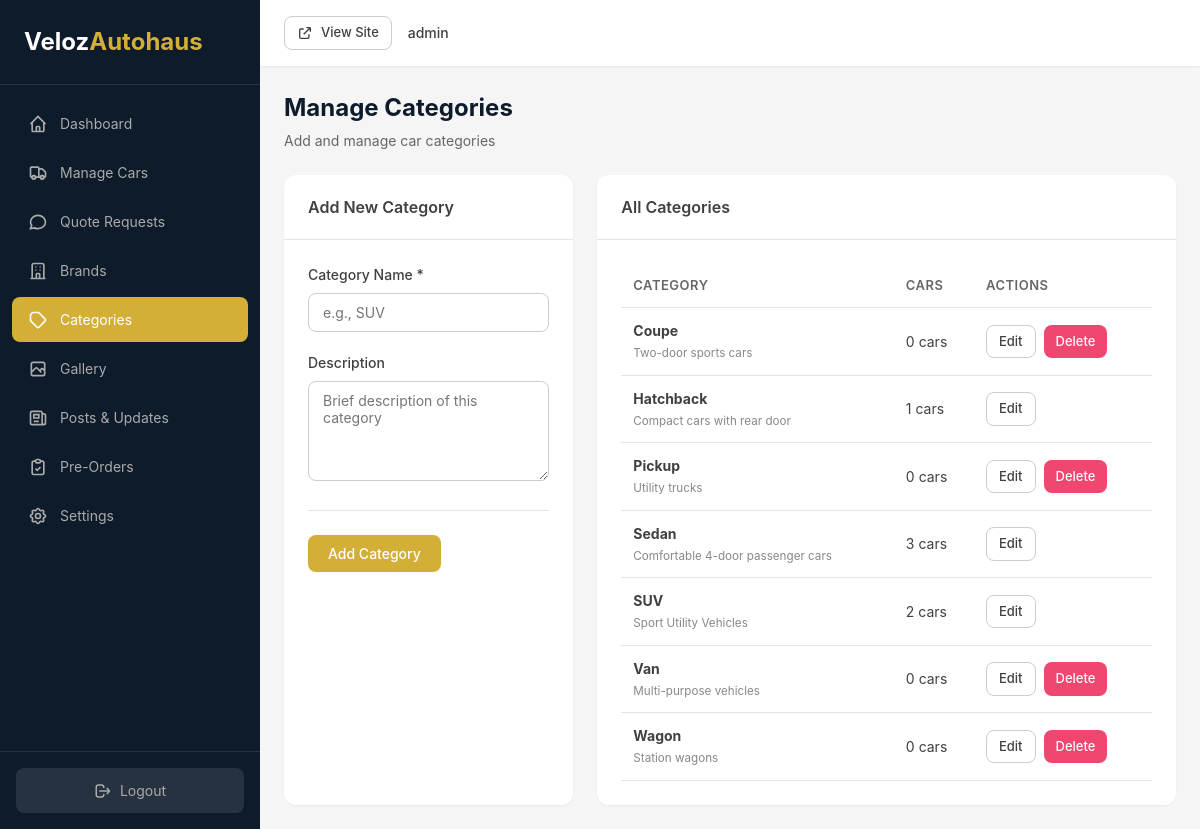
The app's page /admin/categories.php (signed in) with its own data.
### tables this page shows
CREATE TABLE IF NOT EXISTS car_categories (
    id INT AUTO_INCREMENT PRIMARY KEY,
    name VARCHAR(100) NOT NULL,
    description TEXT,
    created_at TIMESTAMP DEFAULT CURRENT_TIMESTAMP
);

### admin/categories.php (the view, shortened to what this page needs)
<?php
$conn = getDBConnection();
$categories = $conn->query("
    SELECT cc.*, COUNT(c.id) as car_count
    FROM car_categories cc
    LEFT JOIN cars c ON cc.id = c.category_id
    GROUP BY cc.id
    ORDER BY cc.name
");
$editCategory = null;
?>
<!DOCTYPE html>
<html lang="en">
<head>
    <link rel="stylesheet" href="../assets/css/admin.css">
</head>
<body>
    <div class="admin-wrapper">
        <?php include 'includes/sidebar.php'; ?>
        <main class="admin-main">
            <?php include 'includes/header.php'; ?>
            <div class="admin-content">
                <div class="page-header">
                    <div>
                        <h1>Manage Categories</h1>
                        <p>Add and manage car categories</p>
                    </div>
                </div>
                <div class="content-grid">
                    <div class="card">
                        <div class="card-header">
                            <h2><?php echo $editCategory ? 'Edit Category' : 'Add New Category'; ?></h2>
                        </div>
                        <div class="card-body">
                            <form method="POST">
                                <div class="form-group">
                                    <label for="name">Category Name *</label>
                                    <input type="text" name="name" id="name" required value="<?php echo $editCategory ? htmlspecialchars($editCategory['name']) : ''; ?>" placeholder="e.g., SUV">
                                </div>
                                <div class="form-group">
                                    <label for="description">Description</label>
                                    <textarea name="description" id="description" rows="3" placeholder="Brief description of this category"><?php echo $editCategory ? htmlspecialchars($editCategory['description']) : ''; ?></textarea>
                                </div>
                                <div class="form-actions">
                                    <button type="submit" class="btn btn-primary"><?php echo $editCategory ? 'Update' : 'Add'; ?> Category</button>
                                </div>
                            </form>
                        </div>
                    </div>
                    <div class="card">
                        <div class="card-header">
                            <h2>All Categories</h2>
                        </div>
                        <div class="card-body">
                            <?php if ($categories->num_rows > 0): ?>
                                <table class="table">
                                    <thead>
                                        <tr>
                                            <th>Category</th>
                                            <th>Cars</th>
                                            <th>Actions</th>
                                        </tr>
                                    </thead>
                                    <tbody>
                                        <?php while ($category = $categories->fetch_assoc()): ?>
                                            <tr>
                                                <td>
                                                    <strong><?php echo htmlspecialchars($category['name']); ?></strong>
                                                    <?php if ($category['description']): ?>
                                                        <br><small class="text-muted"><?php echo htmlspecialchars($category['description']); ?></small>
                                                    <?php endif; ?>
                                                </td>
                                                <td><?php echo $category['car_count']; ?> cars</td>
                                                <td>
                                                    <div class="action-buttons">
                                                        <a href="?edit=<?php echo $category['id']; ?>" class="btn btn-sm btn-outline">Edit</a>
                                                        <?php if ($category['car_count'] == 0): ?>
                                                            <a href="?delete=<?php echo $category['id']; ?>" class="btn btn-sm btn-danger" onclick="return confirm('Delete this category?')">Delete</a>
                                                        <?php endif; ?>
                                                    </div>
                                                </td>
                                            </tr>
                                        <?php endwhile; ?>
                                    </tbody>
                                </table>
                            <?php else: ?>
                                <p class="text-muted">No categories added yet.</p>
                            <?php endif; ?>
                        </div>
                    </div>
                </div>
            </div>
        </main>
    </div>
</body>
</html>

### assets/css/admin.css (style rules this page uses)
:root { --primary: #d4af37; --primary-dark: #b8960c; --secondary: #1d3557; --dark: #0d1b2a; --gray-900: #1a1a2e; --gray-800: #2d2d44; --gray-700: #404040; --gray-600: #666666; --gray-500: #888888; --gray-400: #aaaaaa; --gray-300: #cccccc; --gray-200: #e5e5e5; --gray-100: #f5f5f5; --white: #ffffff; --success: #06d6a0; --warning: #ffd166; --danger: #ef476f; --info: #118ab2; --font-primary: 'Inter', -apple-system, BlinkMacSystemFont, sans-serif; --shadow-sm: 0 1px 2px rgba(0,0,0,0.05); --shadow: 0 4px 6px rgba(0,0,0,0.1); --shadow-md: 0 6px 12px rgba(0,0,0,0.15); --radius: 8px; --radius-lg: 12px; --transition: all 0.3s ease; --sidebar-width: 260px; }
*, *::before, *::after { box-sizing: border-box; margin: 0; padding: 0; }
body { font-family: var(--font-primary); font-size: 14px; line-height: 1.5; color: var(--gray-700); background-color: var(--gray-100); }
a { color: inherit; text-decoration: none; }
.admin-wrapper { display: flex; min-height: 100vh; }
.admin-main { flex: 1; margin-left: var(--sidebar-width); min-width: 0; }
.admin-content { padding: 24px; }
.page-header { display: flex; justify-content: space-between; align-items: center; margin-bottom: 24px; }
.page-header h1 { font-size: 24px; font-weight: 700; color: var(--dark); margin-bottom: 4px; }
.page-header p { color: var(--gray-600); font-size: 14px; }
.btn { display: inline-flex; align-items: center; justify-content: center; gap: 8px; padding: 10px 20px; font-family: var(--font-primary); font-size: 14px; font-weight: 500; border: none; border-radius: var(--radius); cursor: pointer; transition: var(--transition); }
.btn-primary { background: var(--primary); color: var(--white); }
.btn-outline { background: transparent; color: var(--gray-700); border: 1px solid var(--gray-300); }
.btn-danger { background: var(--danger); color: var(--white); }
.btn-sm { padding: 6px 12px; font-size: 13px; }
.card { background: var(--white); border-radius: var(--radius-lg); box-shadow: var(--shadow-sm); overflow: hidden; }
.card-header { padding: 20px 24px; border-bottom: 1px solid var(--gray-200); display: flex; justify-content: space-between; align-items: center; }
.card-header h2 { font-size: 16px; font-weight: 600; }
.card-body { padding: 24px; }
.table { width: 100%; border-collapse: collapse; }
.table th, .table td { padding: 12px; text-align: left; border-bottom: 1px solid var(--gray-200); }
.table th { font-weight: 600; color: var(--gray-600); font-size: 13px; text-transform: uppercase; letter-spacing: 0.5px; }
.action-buttons { display: flex; gap: 8px; }
.form-group { margin-bottom: 20px; }
.form-group label { display: block; font-size: 14px; font-weight: 500; margin-bottom: 8px; color: var(--gray-700); }
.form-group input, .form-group select, .form-group textarea { width: 100%; padding: 10px 14px; border: 1px solid var(--gray-300); border-radius: var(--radius); font-size: 14px; font-family: var(--font-primary); transition: var(--transition); }
.form-group textarea { resize: vertical; min-height: 100px; }
.form-actions { display: flex; gap: 12px; margin-top: 24px; padding-top: 24px; border-top: 1px solid var(--gray-200); }
.content-grid { display: grid; grid-template-columns: 1fr 2fr; gap: 24px; }
.text-muted { color: var(--gray-500); }

### records on screen
car_categories: name "Coupe", description "Two-door sports cars", car_count "0"
car_categories: name "Hatchback", description "Compact cars with rear door", car_count "1"
car_categories: name "Pickup", description "Utility trucks", car_count "0"
car_categories: name "Sedan", description "Comfortable 4-door passenger cars", car_count "3"
car_categories: name "SUV", description "Sport Utility Vehicles", car_count "2"
car_categories: name "Van", description "Multi-purpose vehicles", car_count "0"
car_categories: name "Wagon", description "Station wagons", car_count "0"

### other values on screen
$_SESSION['admin_username'] "admin"
